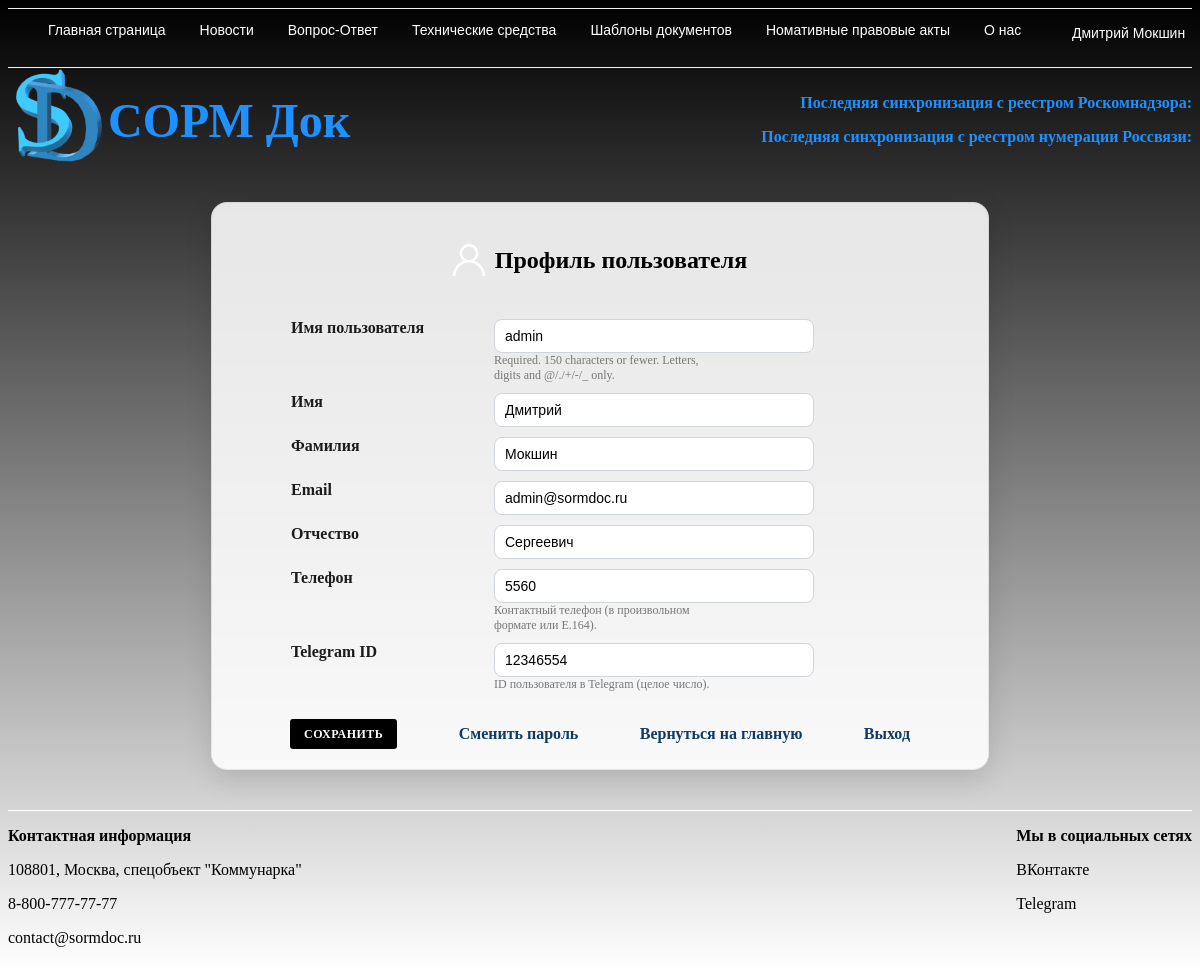
The app's page /user/profile/ (signed in) with its own data.
### user/models.py (models this page shows, shortened)
class Profile(models.Model):
    user = models.OneToOneField(
        settings.AUTH_USER_MODEL,
        on_delete=models.CASCADE,
        related_name="profile",
    )
    telegram_id = models.BigIntegerField(
        unique=True,
        null=True,
        blank=True,
        help_text="ID пользователя в Telegram (целое число).",
    )
    phone = models.CharField(
        max_length=32,
        blank=True,
        help_text="Контактный телефон (в произвольном формате или E.164).",
    )
    patronymic = models.CharField("Отчество", max_length=150, blank=True)
    @property
    def first_name(self) -> str:
        return self.user.first_name
    @property
    def last_name(self) -> str:
        return self.user.last_name

### user/views.py (the view)
# urls.py: path('profile/', views.profile, name='profile'),
@login_required
def profile(request):
    profile_obj, _ = Profile.objects.get_or_create(user=request.user)
    if request.method == 'POST':
        user_form = UserEditForm(request.POST, instance=request.user)
        profile_form = ProfileEditForm(request.POST, instance=profile_obj)
        if user_form.is_valid() and profile_form.is_valid():
            user_form.save()
            profile_form.save()
            return redirect('main:index')
    else:
        user_form = UserEditForm(instance=request.user)
        profile_form = ProfileEditForm(instance=profile_obj)
    return render(request, 'user/profile.html', {
        'user_form': user_form,
        'profile_form': profile_form,
    })

### user/forms.py
class UserEditForm(forms.ModelForm):
    class Meta:
        model = User
        fields = ['username', 'first_name', 'last_name', 'email']
        labels = {
            'username': 'Имя пользователя',
            'first_name': 'Имя',
            'last_name': 'Фамилия',
            'email': 'Email',
        }

class ProfileEditForm(forms.ModelForm):
    class Meta:
        model = Profile
        fields = ['patronymic', 'phone', 'telegram_id']
        labels = {
            'patronymic': 'Отчество',
            'phone': 'Телефон',
            'telegram_id': 'Telegram ID',
        }

### user/templates/user/profile.html (shortened to what this page needs)
{% extends 'main/base.html' %}
{% load static %}
{% block content %}
<div class="login profile-page">
    <div class="profile-card">
        <div class="profile-header">
            <img src="{% static 'images/user_pic.png' %}" height="32px" alt="Профиль">
            <h2 class="head_text">Профиль пользователя</h2>
        </div>
        <form method="post" class="profile-form">
            <table class="table_login profile-table">
                {% for field in user_form %}
                <tr>
                    <td class="profile-label-cell">
                        <label for="{{ field.id_for_label }}">{{ field.label }}</label>
                    </td>
                    <td class="profile-field-cell">
                        {{ field }}
                        {% if field.help_text %}<small class="help_text">{{ field.help_text }}</small>{% endif %}
                    </td>
                </tr>
                {% endfor %}
                {% for field in profile_form %}
                <tr>
                    <td class="profile-label-cell">
                        <label for="{{ field.id_for_label }}">{{ field.label }}</label>
                    </td>
                    <td class="profile-field-cell">
                        {{ field }}
                        {% if field.help_text %}<small class="help_text">{{ field.help_text }}</small>{% endif %}
                    </td>
                </tr>
                {% endfor %}
            </table>
            <div class="profile-actions">
                <input type="submit" value="Сохранить" class="enter_button">
                <a href="{% url 'user:password_change' %}" class="logout-link">Сменить пароль</a>
                <a href="{% url 'main:index' %}" class="logout-link">Вернуться на главную</a>
                <a href="{% url 'user:logout' %}" class="logout-link">Выход</a>
            </div>
        </form>
    </div>
</div>
{% endblock %}

### main/templates/main/base.html (shortened to what this page needs)
{% load static %}
<!DOCTYPE html>
<html lang="en">
<head>
    <link rel="stylesheet" href="{%static 'css/stylesheet.css'%}" type="text/css">
</head>
<body class="gradient">
    <nav class="menu">
        <div class="nav">
            <ul class="item_ul">
                <li class="item_li">
                    <a class="item_a" href="{% url 'main:index' %}">Главная страница</a>
                </li>
                <li class="item_li">
                    <a class="item_a" href="1">Новости</a>
                </li>
                <li class="item_li">
                    <a class="item_a" href="2">Вопрос-Ответ</a>
                </li>
                <li class="item_li">
                    <a class="item_a" href="3">Технические средства</a>
                </li>
                <li class="item_li">
                    <a class="item_a" href="3">Шаблоны документов</a>
                </li>
                <li class="item_li">
                    <a class="item_a" href="3">Номативные правовые акты</a>
                </li>
                <li class="item_li">
                    <a class="item_a" href="2">О нас</a>
                </li>
            </ul>
        <div class="item_li_lk">
            {% if user.username %}
                <div class="dropdown">
                    <a class="item_a" href="4">{% if user.first_name or user.last_name %}{{ user.first_name }} {{ user.last_name }}{% else %}{{ user.username }}{% endif %}</a>
                </div>
            {% endif %}
        </div>
        </div>
    </nav>
    <div class="for_logo">
        <div class="logo"><img src="{% static 'images/logo.png'%}" alt="SORM DOC" height="100" width="100" title="SORM Doc"></div>
        <div class="name_logo">СОРМ Док</div>
        <div class="status"><p>Последняя синхронизация с реестром Роскомнадзора: <b style="color:{{rkn_color}}">{{rkn_date}}</b></p>
            <p>Последняя синхронизация с реестром нумерации Россвязи: <b style="color:{{rossv_color}}">{{rossv_date}}</b></p></div>
    </div>
    {% block content %} {% endblock %}
    <div class="down_section">
        <div class="separator"></div>
        <div class="conteiner_contacts">
            <div class="contacts">
                <p><b>Контактная информация</b></p>
                <p>108801, Москва, спецобъект "Коммунарка"</p>
                <p>8-800-777-77-77</p>
                <p>contact@sormdoc.ru</p>
            </div>
            <div class="socials">
                <p><b>Мы в социальных сетях</b></p>
                <p>ВКонтакте</p>
                <p>Telegram</p>
            </div>
        </div>
    </div>
</body>
</html>

### static/css/stylesheet.css (style rules this page uses)
a { text-decoration: none; }
.menu { border-bottom: 1px solid #f0f0f0; border-top: 1px solid #f0f0f0; font-size: 14px; }
.nav { background: none; box-sizing: border-box; display: flex; height: auto; min-height: auto; padding-top: 0; position: inherit; width: auto; max-width: auto; font-family: PT Sans Caption, sans-serif; }
.item_ul { display: flex; position: relative; top: -1px; }
.item_li { display: inline-block; flex: 0 1 auto; margin-right: 34px; }
.item_a { border-top: 3px solid transparent; letter-spacing: inherit; line-height: inherit; padding: 13px 0 14px; color: white; display: block text-decoration: none; }
.item_li_lk { max-width: 30%; min-height: 2em; margin-left: auto; margin-right: 0em; font-size: 14px; border-top: 3px solid transparent; letter-spacing: inherit; line-height: inherit; padding: 13px 0 14px; color: black; display: block; min-width: 120px; }
.for_logo { display: flex; flex-direction: row; align-items: center; }
.name_logo { font-family: PT Times New Roman; font-size: 48px; font-weight: bold; color: dodgerblue; }
.status { text-align: end; margin-left: auto; color: dodgerblue; font-family: PT Times New Roman; font-weight: bold; }
.gradient { background: linear-gradient(180deg, black, transparent); }
.enter_button { -webkit-text-size-adjust: 100%; font-family: inherit; margin: 0; font-weight: 700; -webkit-appearance: button; box-sizing: border-box; display: inline-block; background-color: black; border: none; border-radius: 3px; color: #fff; cursor: pointer; flex: 0 0 auto; font-size: 12px; height: 30px; letter-spacing: .5px; line-height: 22px; outline: none; padding: 0 14px; text-transform: uppercase; z-index: 1; }
.separator { -webkit-text-size-adjust: 100%; font-family: PT Sans,sans-serif; font-size: 16px; color: #5e5e5e; line-height: 20px; text-align: left; height: 1px; width: 100%; background: white; opacity: 1; }
.conteiner_contacts { display: flex; }
.socials { margin-left: auto; }
.dropdown { position: relative; display: inline-block; }
.login { text-align: center; }
.table_login { width: auto; margin-left: auto; margin-right: auto; }
.help_text { display: block; color: #777; font-size: 12px; white-space: pre-line; text-align: left; max-width: 220px; }
.form-control, input[type="text"], input[type="password"], input[type="email"], input[type="tel"], textarea, select { width: 100%; max-width: 320px; box-sizing: border-box; padding: 8px 10px; border: 1px solid #d0d5db; border-radius: 8px; background: #fff; font-size: 14px; }
.profile-page { padding: 30px 0 40px; }
.profile-card { max-width: 720px; margin: 0 auto; background: rgba(255, 255, 255, 0.88); border: 1px solid rgba(0, 0, 0, 0.08); border-radius: 16px; box-shadow: 0 10px 28px rgba(0, 0, 0, 0.12); padding: 24px 28px 20px; }
.profile-header { display: flex; align-items: center; justify-content: center; gap: 10px; margin-bottom: 16px; }
.profile-form { display: flex; flex-direction: column; align-items: center; }
.profile-table { width: 100%; max-width: 620px; border-spacing: 0 8px; }
.profile-label-cell { width: 190px; text-align: left; vertical-align: top; padding-right: 12px; color: #1c1c1c; font-weight: 600; }
.profile-field-cell { text-align: left; }
.profile-field-cell input, .profile-field-cell textarea, .profile-field-cell select { width: 100%; max-width: 320px; box-sizing: border-box; padding: 8px 10px; border: 1px solid #d0d5db; border-radius: 8px; background: #fff; font-size: 14px; }
.profile-actions { display: flex; align-items: center; justify-content: space-between; gap: 14px; margin-top: 18px; width: 100%; max-width: 620px; flex-wrap: wrap; }
.logout-link { color: #0d3b66; font-weight: 600; white-space: nowrap; }

### records on screen
Profile: profile_form "Сергеевич" "5560" "12346554"

### other values on screen
{{ user.first_name }} "Дмитрий"
{{ user.last_name }} "Мокшин"
{{ field.label }} "Имя пользователя" "Имя" "Фамилия" "Email"
{{ field.help_text }} "Required. 150 characters or fewer. Letters, digits and @/./+/-/_ only."
{{ field.label }} "Отчество" "Телефон" "Telegram ID"
{{ field.help_text }} "Контактный телефон (в произвольном формате или E.164)." "ID пользователя в Telegram (целое число)."
